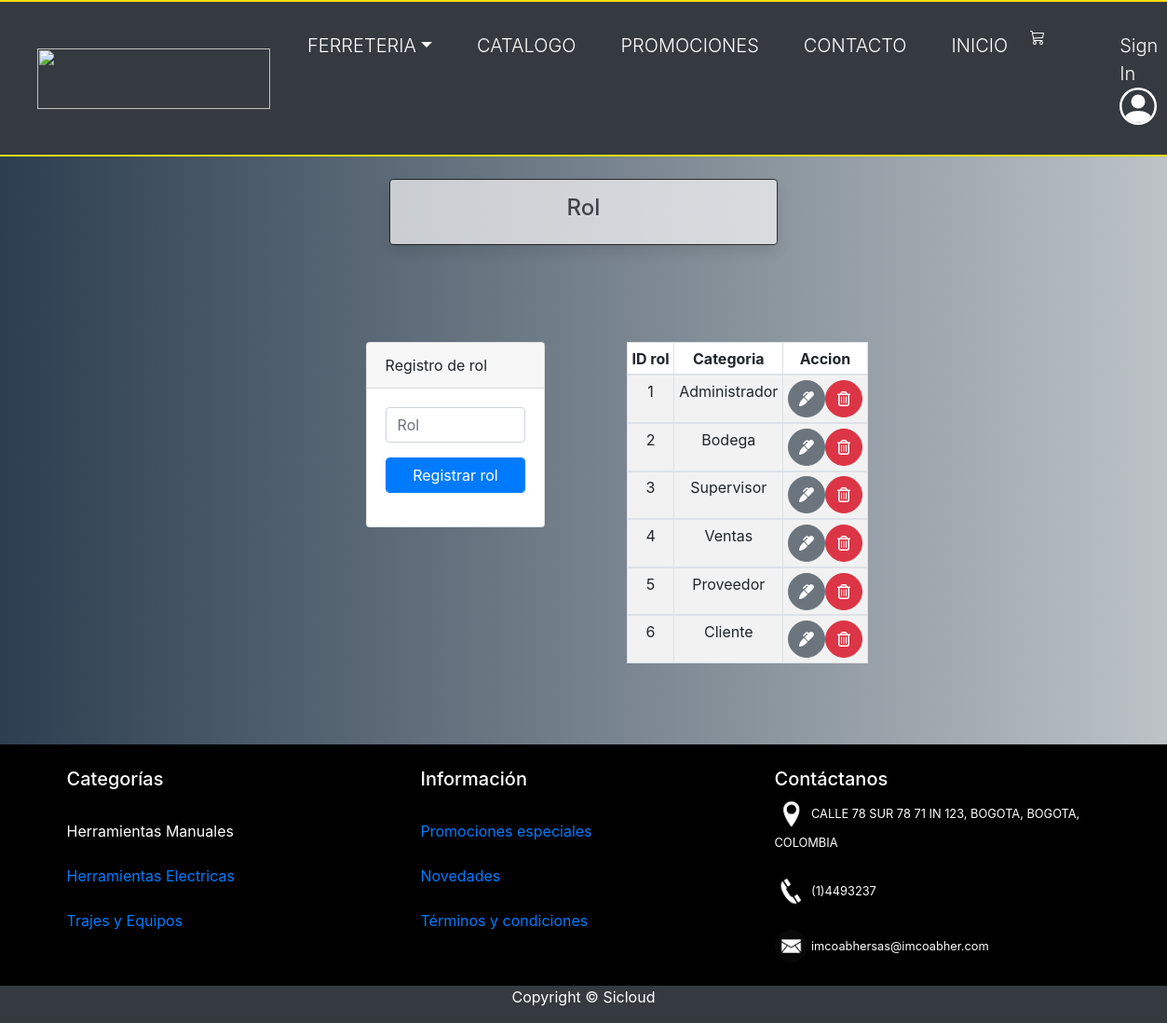
Screenshot of /vista/formRol.php with the database file from the repository.
### tables this page shows
CREATE TABLE `rol` (
  `ID_rol_n` int(11) NOT NULL,
  `nom_rol` varchar(25) NOT NULL,
  `acronimo` varchar(5) NOT NULL,
  `permisos` varchar(300) NOT NULL,
  `token` varchar(300) NOT NULL,
  `FK_not` int(11) DEFAULT NULL
);

### modelo/class.conexion.php (called while the page is built)
<?php
    class Conexion{
    static function conexionPDO(){
        $DB_HOST = 'bzsvpsfy9oknkorinigg-mysql.services.clever-cloud.com';
        $DB_USER = 'uu1ftcn3edrvx0se';
        $DB_PASS = 'YTZ9rXNKvoAIDwOwvvFj';
        $DB_NAME = 'bzsvpsfy9oknkorinigg';
        try {
            $dsn = "mysql:host=$DB_HOST;dbname=$DB_NAME";
            $db = new PDO($dsn, $DB_USER,  $DB_PASS);
        } catch (PDOException $e) {
            echo 'Error al conectarnos al; ' . $e->getMessage();
        }
        return $db;
    }
}

### modelo/class.sql.php (called while the page is built, shortened)
<?php
include_once 'class.conexion.php';
include_once '../controlador/controladorsession.php';
class SQL extends Conexion{
   public $db;
   public function __construct() {
      $this->db = Conexion::conexionPDO();
   }
   static function ningunDato(){
      return new self ();
   }
   public function verRol(){
      $sql = "SELECT * FROM rol";
      $consulta = $this->db->prepare($sql);
      $consulta->execute();
      $result = $consulta->fetchAll();
      return $result;
   }
}
?>

### controlador/controladorsession.php (called while the page is built, shortened)
<?php
class Session{
   static function ningunDato(){
      return new self ();
   }
}
?>

### controlador/controlador.php (called while the page is built, shortened)
<?php
include_once '../modelo/class.sql.php';
class ControllerDoc
{
    private $session, $objModUs;
    public function __construct(){
        include_once 'controladorsession.php';
        $this->objModUs    = SQL::ningunDato();
    }
    public function verRol()
    {
        return $this->objModUs->verRol();
    }
}
?>

### vista/formRol.php (the view, shortened to what this page needs)
<div class="container-fluid col-md col-xl-6">
    <div class="row">
        <div class="p-2 col-8 col-sm-6 col-md-4 col-lg-3 col-xl-4  mx-auto">
            <div class="card">
                <div class="card-header">Registro de rol</div>
                <div class="card-body">
                    <form action="../controlador/post.php" method="POST">
                        <div class="form-group"><input class="form-control" type="text" name="nom_rol" placeholder="Rol" required autofocus maxlength="25"></div>
                        <div class="form-group"><input class="form-control btn btn-primary" type="submit" name="submit" value="Registrar rol"></div>
                    </form>
                </div>
            </div> <br><br><br><br>
        </div>
        <div class="col-md-auto p-2 ">
            <table class="table table-bordered  table-striped bg-white table-sm mx-auto   text-center">
                <thead>
                    <tr>
                        <th>ID rol</th>
                        <th>Categoria</th>
                        <th>Accion</th>
                        <?php
                        $objModRol = new ControllerDoc();
                        $datos  = $objModRol->verRol();
                        if (isset($datos)) {
                                foreach($datos as $i =>$row){
                        ?>
                    </tr>
                </thead>
                <tbody>
                    <td><?php echo $row['ID_rol_n'] ?></td>
                    <td><?php echo $row['nom_rol'] ?></td>
                    <td>
                        <a href="editarRol.php?id=<?php echo $row['ID_rol_n'] ?> " class="btn btn-circle btn-secondary">
                            <i class="fas fa-marker"></i>
                            <a onclick="eliminarR(<?php echo $row['ID_rol_n'] ?>)" href="#" class="btn btn-circle btn-danger">
                                <i class="far fa-trash-alt"></i>
                            </a>
                    </td>
                </tbody>
        <?php
                            }
                        }
        ?>
            </table>
        </div>
    </div>
</div>

### vista/estilos/css/jav.css (style rules this page uses)
body { background: #bdc3c7; background: -webkit-linear-gradient(to right, #2c3e50, #bdc3c7); background: linear-gradient(to right, #2c3e50, #bdc3c7); }
.btn-circle { border-radius: 100%; height: 2.5rem; width: 2.5rem; font-size: 1rem; display: inline-flex; align-items: center; justify-content: center; }
html { min-height: 100%; position: relative; }
body { margin: 0; margin-bottom: 40px; }

### rows the page displays
rol: ID_rol_n "1", nom_rol "Administrador"
rol: ID_rol_n "2", nom_rol "Bodega"
rol: ID_rol_n "3", nom_rol "Supervisor"
rol: ID_rol_n "4", nom_rol "Ventas"
rol: ID_rol_n "5", nom_rol "Proveedor"
rol: ID_rol_n "6", nom_rol "Cliente"

### other values shown
$aP[$i0][0] "FERRETERIA"
$d[0] "CATALOGO"
$d[0] "PROMOCIONES"
$d[0] "CONTACTO"
$d[0] "INICIO"
$titulo "Rol"
